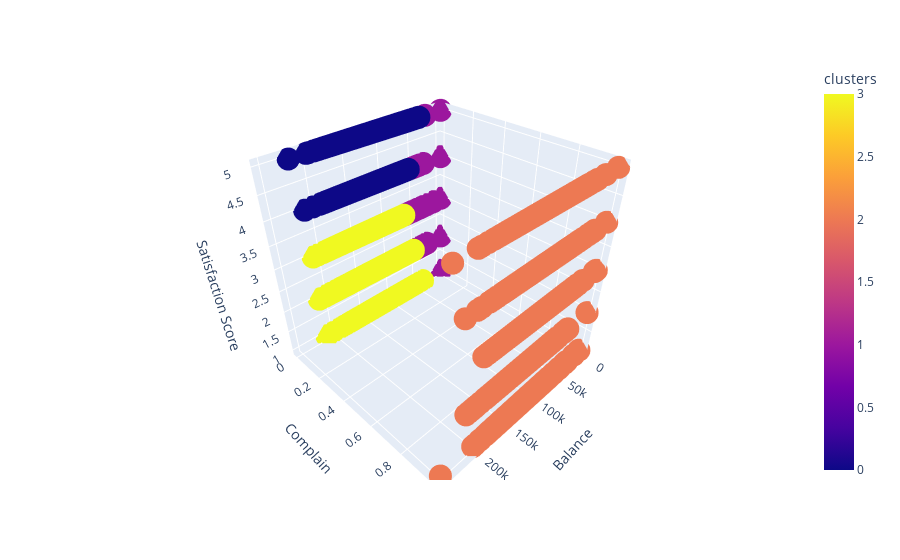

The code cell stored with this chart in its notebook:
### Code cell
import plotly.express as px

# wizualizacja klastrów

figure = px.scatter_3d(clients,
                    color="clusters",
                    x="Balance",
                    y="Complain",
                    z="Satisfaction Score",
                    category_orders = {"clusters": ["0", "1", "2", "3"]}
                    )
figure.update_layout()
figure.show()

### Figure 1 — Plotly figure (JSON) as saved in the notebook; plotly's stock layout.template omitted (floating-point values rounded to 4 significant figures; data arrays with more than 128 entries replaced by an {"elided": "..."} marker saying what was removed)
{"data": [{"hovertemplate": "Balance=%{x}<br>Complain=%{y}<br>Satisfaction Score=%{z}<br>clusters=%{marker.color}<extra></extra>", "legendgroup": "", "marker": {"color": {"elided": "10000 int values"}, "coloraxis": "coloraxis", "symbol": "circle"}, "mode": "markers", "name": "", "scene": "scene", "showlegend": false, "type": "scatter3d", "x": {"elided": "10000 float values"}, "y": {"elided": "10000 int values"}, "z": {"elided": "10000 int values"}}], "layout": {"coloraxis": {"colorbar": {"title": {"text": "clusters"}}, "colorscale": [[0, "#0d0887"], [0.1111, "#46039f"], [0.2222, "#7201a8"], [0.3333, "#9c179e"], [0.4444, "#bd3786"], [0.5556, "#d8576b"], [0.6667, "#ed7953"], [0.7778, "#fb9f3a"], [0.8889, "#fdca26"], [1, "#f0f921"]]}, "legend": {"tracegroupgap": 0}, "margin": {"t": 60}, "scene": {"domain": {"x": [0, 1], "y": [0, 1]}, "xaxis": {"title": {"text": "Balance"}}, "yaxis": {"title": {"text": "Complain"}}, "zaxis": {"title": {"text": "Satisfaction Score"}}}}}
